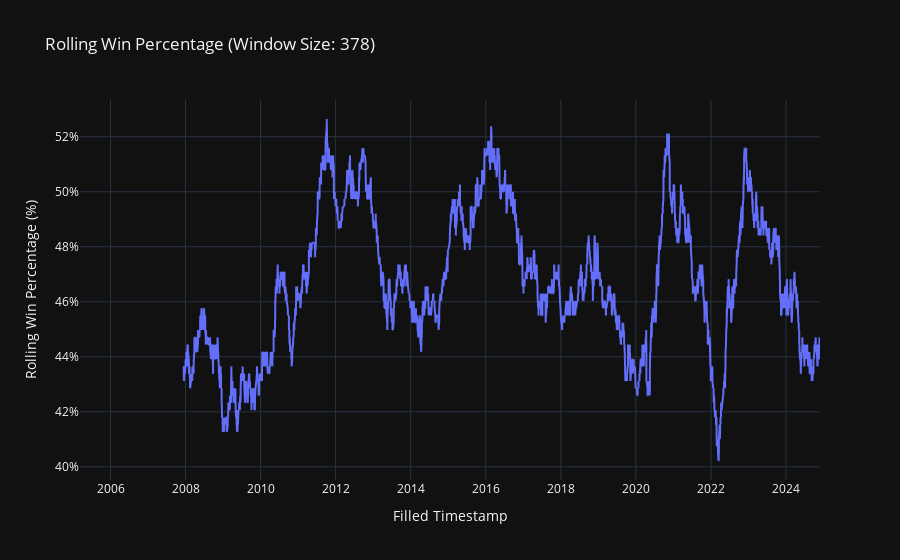

Notebook cell for this chart:
### Markdown cell above
### Rolling Win Percentage

### Code cell
trade_df_by_order = strategy_reporter.prepare_trade_data_df_by_order(final_list)
strategy_reporter.plot_rolling_win_percentage(trade_df_by_order, index_data_dict, window=rolling_window)

### Figure 1 — Plotly figure (JSON) as saved in the notebook; plotly's stock layout.template omitted (floating-point values rounded to 4 significant figures; data arrays with more than 128 entries replaced by an {"elided": "..."} marker saying what was removed)
{"data": [{"hovertemplate": "Filled Timestamp=%{x}<br>Rolling Win Percentage (%)=%{y}<extra></extra>", "legendgroup": "", "line": {"color": "#636efa", "dash": "solid"}, "marker": {"symbol": "circle"}, "mode": "lines", "name": "", "showlegend": false, "type": "scattergl", "x": {"elided": "4327 str values"}, "xaxis": "x", "y": {"elided": "4327 float values"}, "yaxis": "y"}], "layout": {"legend": {"orientation": "h", "tracegroupgap": 0, "x": 1, "xanchor": "right", "y": 1.1, "yanchor": "top"}, "title": {"text": "Rolling Win Percentage (Window Size: 378)"}, "xaxis": {"anchor": "y", "domain": [0, 1], "range": ["2005-03-10T00:00:00+00:00", "2024-11-27T00:00:00+00:00"], "title": {"text": "Filled Timestamp"}}, "yaxis": {"anchor": "x", "domain": [0, 1], "ticksuffix": "%", "title": {"text": "Rolling Win Percentage (%)"}}}}
